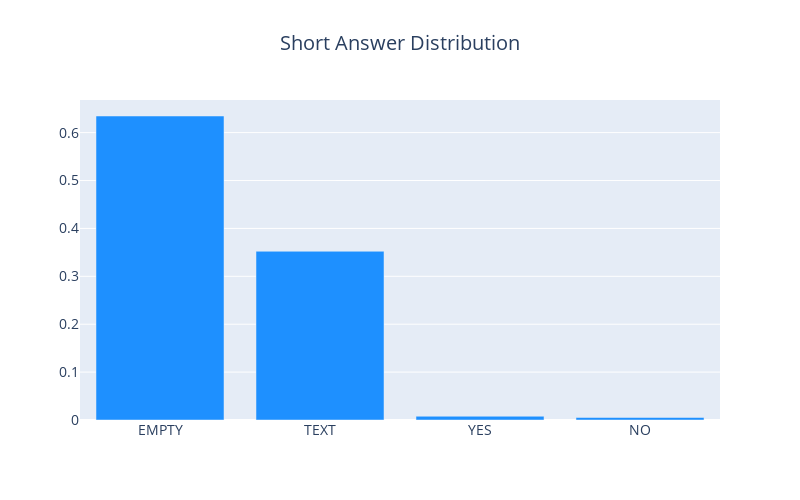

The notebook cell this image was saved under:
### Code cell
short_answer['type'] = short_answer['short_answer'].copy()
short_answer.loc[(short_answer['short_answer']!='EMPTY') & (short_answer['short_answer']!='YES') & (short_answer['short_answer']!='NO'), 'type'] =  'TEXT'
bar_plot(short_answer, 'type', 'Short Answer Distribution', 800, 500, 10)

### Figure 1 — Plotly figure (JSON) as saved in the notebook; plotly's stock layout.template omitted (floating-point values rounded to 4 significant figures)
{"data": [{"marker": {"color": "#1E90FF"}, "type": "bar", "x": ["EMPTY", "TEXT", "YES", "NO"], "y": [0.6347, 0.3523, 0.007833, 0.0052]}], "layout": {"font": {"size": 14}, "height": 500, "title": {"text": "Short Answer Distribution", "x": 0.5}, "width": 800}}
